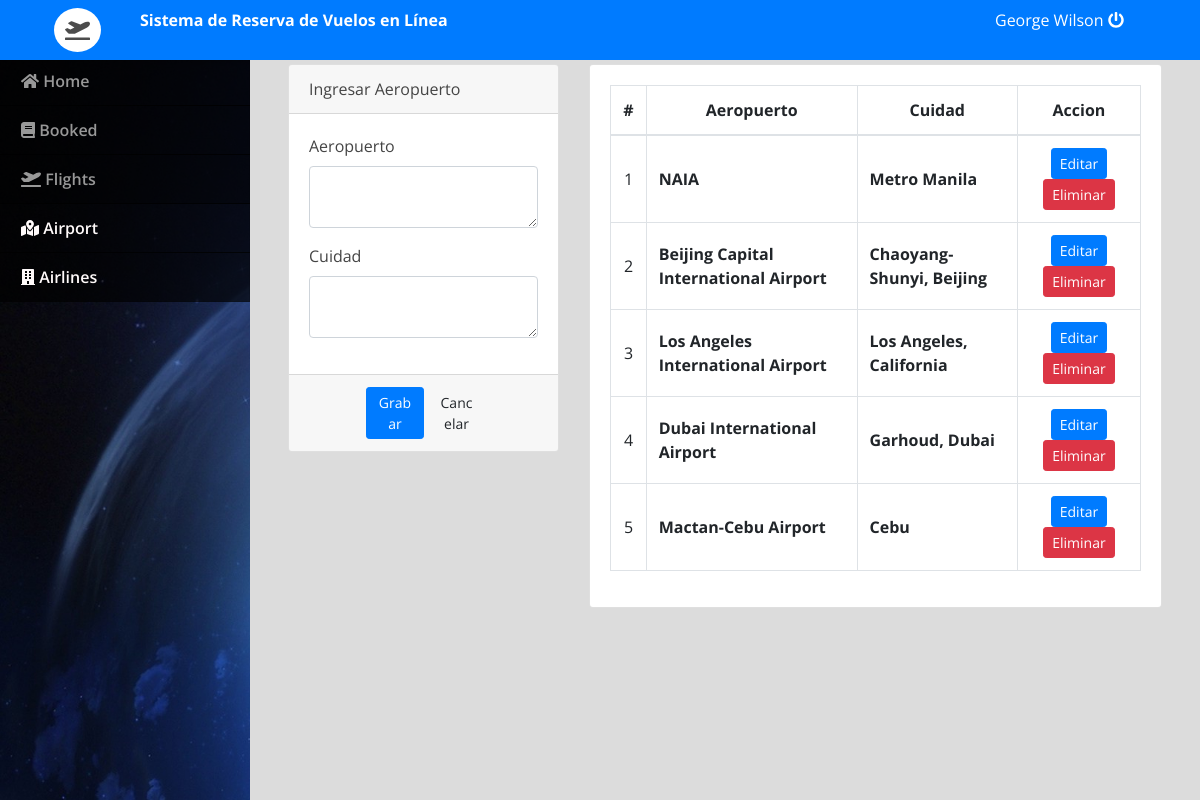
Page /admin/index.php?page=airport (signed in) on the committed database.
### tables this page shows
CREATE TABLE `airport_list` (
  `id` int(30) NOT NULL,
  `airport` text NOT NULL,
  `location` text NOT NULL
);

### admin/airport.php (the view, shortened to what this page needs)
<?php include('db_connect.php');?>
<div class="container-fluid">
	<div class="col-lg-12">
		<div class="row">
			<div class="col-md-4">
			<form action="" id="manage-airports">
				<div class="card">
					<div class="card-header">
						   Ingresar Aeropuerto
				  	</div>
					<div class="card-body">
							<div class="form-group">
								<label class="control-label">Aeropuerto</label>
								<textarea name="airport" id="" cols="30" rows="2" class="form-control"></textarea>
							</div>
							<div class="form-group">
								<label class="control-label">Cuidad</label>
								<textarea name="location" id="" cols="30" rows="2" class="form-control"></textarea>
							</div>
					</div>
					<div class="card-footer">
						<div class="row">
							<div class="col-md-12">
								<button class="btn btn-sm btn-primary col-sm-3 offset-md-3"> Grabar</button>
								<button class="btn btn-sm btn-default col-sm-3" type="button" onclick="_reset()"> Cancelar</button>
							</div>
						</div>
					</div>
				</div>
			</form>
			</div>
			<div class="col-md-8">
				<div class="card">
					<div class="card-body">
						<table class="table table-bordered table-hover">
							<thead>
								<tr>
									<th class="text-center">#</th>
									<th class="text-center">Aeropuerto</th>
									<th class="text-center">Cuidad</th>
									<th class="text-center">Accion</th>
								</tr>
							</thead>
							<tbody>
								<?php
								$i = 1;
								$cats = $conn->query("SELECT * FROM airport_list order by id asc");
								while($row=$cats->fetch_assoc()):
								?>
								<tr>
									<td class="text-center"><?php echo $i++ ?></td>
									<td class="">
										 <b><?php echo $row['airport'] ?></b>
									</td>
									<td class="">
										 <b><?php echo $row['location'] ?></b>
									</td>
									<td class="text-center">
										<button class="btn btn-sm btn-primary edit_airline" type="button" data-id="<?php echo $row['id'] ?>" data-airport="<?php echo $row['airport'] ?>" data-location="<?php echo $row['location'] ?>" >Editar</button>
										<button class="btn btn-sm btn-danger delete_airline" type="button" data-id="<?php echo $row['id'] ?>">Eliminar</button>
									</td>
								</tr>
								<?php endwhile; ?>
							</tbody>
						</table>
					</div>
				</div>
			</div>
		</div>
	</div>
</div>

### admin/assets/css/style.css (style rules this page uses)
body { font-family: "Open Sans", sans-serif; color: #444444; width: 100%; height: calc(100%); }

### admin/index.php (style rules this page uses)
body { background: #80808045; }

### admin/airport.php (style rules this page uses)
td { vertical-align: middle !important; }

### rows in the picture
airport_list: airport "NAIA", location "Metro Manila"
airport_list: airport "Beijing Capital International Airport", location "Chaoyang-Shunyi, Beijing"
airport_list: airport "Los Angeles International Airport", location "Los Angeles, California"
airport_list: airport "Dubai International Airport", location "Garhoud, Dubai"
airport_list: airport "Mactan-Cebu Airport", location "Cebu"

### other values in the picture
$_SESSION['login_name'] "George Wilson"
